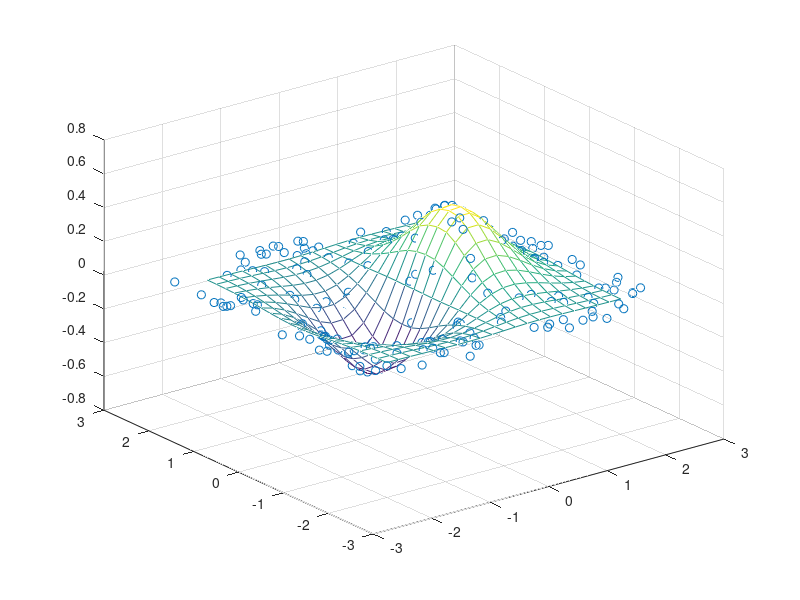

Source code (MATLAB):
%Construct Spectrum map using grid interpolation in 2D
%Author: Shirley
%Date: 2016/9/8

function ShepardIterpolation()

%[Xq, Yq, Vq] = griddata(X,Y,V, xq, yq,v4);
% Interpolate a 2D scattered data set over a uniform grid
       xy = -2.5 + 5*gallery('uniformdata',[200 2],0);
       x = xy(:,1); y = xy(:,2);
       v = x.*exp(-x.^2-y.^2);
       [xq,yq] = meshgrid(-2:.2:2, -2:.2:2);
       vq = griddata(x,y,v,xq,yq,'v4');
       mesh(xq,yq,vq), hold on, plot3(x,y,v,'o'), hold off
%        
%        Example 2:
       % Interpolate a 3D data set over a grid in the x-y (z=0) plane
%        xyz = -1 + 2*gallery('uniformdata',[5000 3],0);
%        x = xyz(:,1); y = xyz(:,2); z = xyz(:,3);
%        v = x.^2 + y.^2 + z.^2;
%        d = -0.8:0.05:0.8;
%        [xq,yq,zq] = meshgrid(d,d,0);
%        vq = griddata(x,y,z,v,xq,yq,zq);
%        surf(xq,yq,vq);
 
       
end